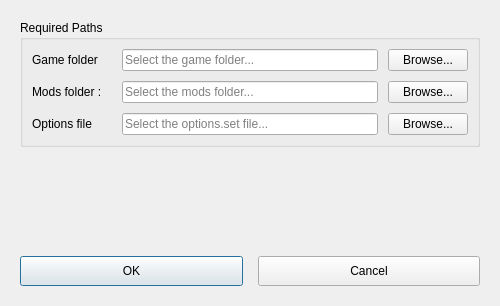
<?xml version="1.0" encoding="UTF-8"?>
<ui version="4.0">
    <class>PreferencesDialog</class>
    <widget class="QDialog" name="PreferencesDialog">
        <property name="geometry">
            <rect>
                <x>0</x>
                <y>0</y>
                <width>500</width>
                <height>306</height>
            </rect>
        </property>
        <property name="windowTitle">
            <string>Preferences</string>
        </property>
        <property name="modal">
            <bool>true</bool>
        </property>
        <layout class="QVBoxLayout" name="verticalLayout">
            <property name="spacing">
                <number>15</number>
            </property>
            <property name="margin" stdset="0">
                <number>20</number>
            </property>
            <item>
                <widget class="QGroupBox" name="pathGroupBox">
                    <property name="title">
                        <string>Required Paths</string>
                    </property>
                    <layout class="QGridLayout" name="gridLayout">
                        <property name="spacing">
                            <number>10</number>
                        </property>
                        <item row="1" column="1">
                            <widget class="QLineEdit" name="modsFolderLineEdit">
                                <property name="readOnly">
                                    <bool>true</bool>
                                </property>
                                <property name="placeholderText">
                                    <string>Select the mods folder...</string>
                                </property>
                            </widget>
                        </item>
                        <item row="2" column="2">
                            <widget class="QPushButton" name="settingsFileButton">
                                <property name="maximumSize">
                                    <size>
                                        <width>100</width>
                                        <height>16777215</height>
                                    </size>
                                </property>
                                <property name="text">
                                    <string>Browse...</string>
                                </property>
                            </widget>
                        </item>
                        <item row="2" column="1">
                            <widget class="QLineEdit" name="settingsFileLineEdit">
                                <property name="readOnly">
                                    <bool>true</bool>
                                </property>
                                <property name="placeholderText">
                                    <string>Select the options.set file...</string>
                                </property>
                            </widget>
                        </item>
                        <item row="2" column="0">
                            <widget class="QLabel" name="settingsFileLabel">
                                <property name="minimumSize">
                                    <size>
                                        <width>80</width>
                                        <height>0</height>
                                    </size>
                                </property>
                                <property name="text">
                                    <string>Options file</string>
                                </property>
                            </widget>
                        </item>
                        <item row="1" column="0">
                            <widget class="QLabel" name="modsFolderLabel">
                                <property name="minimumSize">
                                    <size>
                                        <width>80</width>
                                        <height>0</height>
                                    </size>
                                </property>
                                <property name="text">
                                    <string>Mods folder :</string>
                                </property>
                            </widget>
                        </item>
                        <item row="1" column="2">
                            <widget class="QPushButton" name="modsFolderButton">
                                <property name="maximumSize">
                                    <size>
                                        <width>100</width>
                                        <height>16777215</height>
                                    </size>
                                </property>
                                <property name="text">
                                    <string>Browse...</string>
                                </property>
                            </widget>
                        </item>
                        <item row="0" column="1">
                            <widget class="QLineEdit" name="gameFolderLineEdit">
                                <property name="placeholderText">
                                    <string>Select the game folder...</string>
                                </property>
                            </widget>
                        </item>
                        <item row="0" column="0">
                            <widget class="QLabel" name="gameFolderLabel">
                                <property name="text">
                                    <string>Game folder</string>
                                </property>
                            </widget>
                        </item>
                        <item row="0" column="2">
                            <widget class="QPushButton" name="gameFolderButton">
                                <property name="text">
                                    <string>Browse...</string>
                                </property>
                            </widget>
                        </item>
                    </layout>
                </widget>
            </item>
            <item>
                <spacer name="verticalSpacer">
                    <property name="orientation">
                        <enum>Qt::Orientation::Vertical</enum>
                    </property>
                    <property name="sizeHint" stdset="0">
                        <size>
                            <width>20</width>
                            <height>40</height>
                        </size>
                    </property>
                </spacer>
            </item>
            <item>
                <layout class="QHBoxLayout" name="buttonLayout">
                    <item>
                        <widget class="QPushButton" name="okButton">
                            <property name="minimumSize">
                                <size>
                                    <width>80</width>
                                    <height>30</height>
                                </size>
                            </property>
                            <property name="text">
                                <string>OK</string>
                            </property>
                            <property name="default">
                                <bool>true</bool>
                            </property>
                        </widget>
                    </item>
                    <item>
                        <widget class="QPushButton" name="cancelButton">
                            <property name="minimumSize">
                                <size>
                                    <width>80</width>
                                    <height>30</height>
                                </size>
                            </property>
                            <property name="text">
                                <string>Cancel</string>
                            </property>
                        </widget>
                    </item>
                </layout>
            </item>
        </layout>
    </widget>
    <resources/>
    <connections>
        <connection>
            <sender>okButton</sender>
            <signal>clicked()</signal>
            <receiver>PreferencesDialog</receiver>
            <slot>accept()</slot>
            <hints>
                <hint type="sourcelabel">
                    <x>430</x>
                    <y>170</y>
                </hint>
                <hint type="destinationlabel">
                    <x>250</x>
                    <y>100</y>
                </hint>
            </hints>
        </connection>
        <connection>
            <sender>cancelButton</sender>
            <signal>clicked()</signal>
            <receiver>PreferencesDialog</receiver>
            <slot>reject()</slot>
            <hints>
                <hint type="sourcelabel">
                    <x>480</x>
                    <y>170</y>
                </hint>
                <hint type="destinationlabel">
                    <x>250</x>
                    <y>100</y>
                </hint>
            </hints>
        </connection>
    </connections>
</ui>
